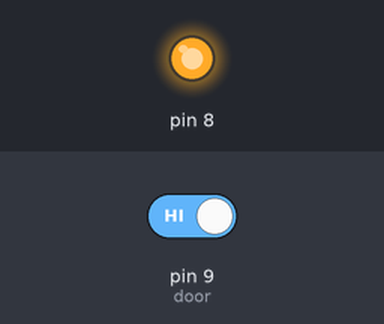
Bench run of a sketch on a simulated Arduino Uno, built with avr-gcc and run on an emulated ATmega328P. Parts: output pins drawn as LEDs (lit = HIGH). Inputs (shaded band) come from the test bench; at power-on: pin 9 (door) HIGH.

Above: at 8.8 s.
8.9 s: pin 9 (door) driven LOW
At 13.0 s:
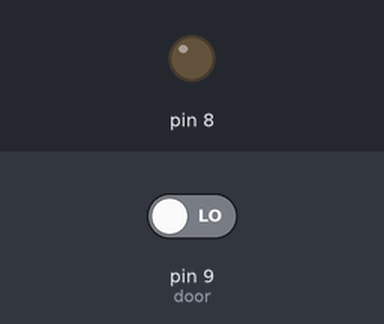
13.9 s: pin 9 (door) driven HIGH
At 14.4 s:
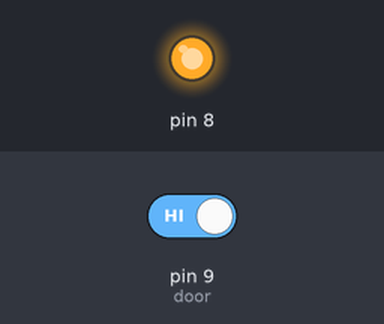
Timing chart, 0 to 16.9 s (numbered marks = the images above; inputs shaded):
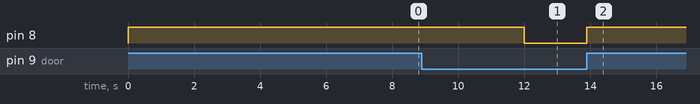

The sketch:

led_entrance.ino
```cpp
//#include <Time.h>

/**
 ** @author Frans 'Jalict' Larsen
 ** Script to check if a IR light is blocked by object, if not, then turn on a light for TIME_ON seconds.
 ** Used for my home entrance to turn on some LED lights if I enter the house by night.
 **
 ** (BUG: If door is closed and opened meanwhile waiting, then it wont stay active)
 ** Ideas:
 **   Give it a small speaker which can greet the door opener
 **   Light intensity depending on time of the day
 **/

const int TIME_ON = 4; // How long the timer should be  (In seconds)

void setup() {
  pinMode(9, INPUT);
  pinMode(8, OUTPUT);

  // Lets assume the door is closed
  // LED is turned off
  digitalWrite(8, false);


}

void loop() {
  //if(hour() > 19 || hour() < 8) { // If time is between 19:00 and 8:00)
    if(!digitalRead(9)) {            // If the door is opened
      digitalWrite(8, false);       // Turn on the LED
    } else {                        // If door is closed
      digitalWrite(8, true);        // Turn off the LED
      delay(TIME_ON * 1000);        // And wait TIME_ON seconds
    }
  //}
}
```

Measured:
- after the input at 8.9 s, pin 8: HIGH → LOW after 3.1 s
- after the input at 13.9 s, pin 8: LOW → HIGH at once
